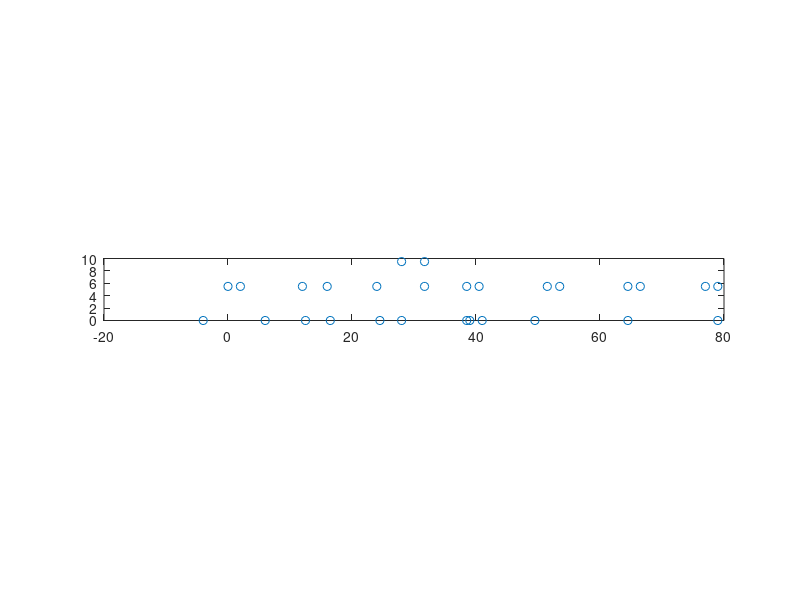

MATLAB code for this plot: (Note: this script raises an error after producing the figure.)
P=[
    [2,5.5],
    [12,5.5],
    [16,5.5],
    [24,5.5],
    [31.7,5.5],
    [38.5,5.5],
    [41,5.5],
    [51.5,5.5],
    [53.5,5.5],
    [64.5,5.5],
    [66.5,5.5],
    [77,5.5],
    [79,5.5],
    [0,0],
    [2,0],
    [12.5,0],
    [16.5,0],
    [24.5,0],
    [28,0],
    [38.5,0],
    [39,0],
    [41,0],
    [51.5,0],
    [53.5,0],
    [64.5,0],
    [66.5,0],
    [77,0],
    [79,0],
    [0,5.5],
    [31.7,9.5],
    [28,9.5]];
s=[["elevator_hall",30];
["elevator",31];
["401",14];
["402",15];
["403",16];
["404",17];
["405",18];
["406",19];
["407",21];
["408",22];
["409",23];
["410",24];
["411",25];
["412",26];
["413",27];
["414",28];
["415",12];
["416",11];
["417",10];
["418",9];
["419",8];
["420",7];
["421",4];
["422",3];
["423",2];
["424",1]];
M=[
    [0, 1, 0, 0, 0, 0, 0, 0, 0, 0, 0, 0, 0, 0, 1, 0, 0, 0, 0, 0, 0, 0, 0, 0, 0, 0, 0, 0, 0, 0, 0],
    [1, 0, 1, 0, 0, 0, 0, 0, 0, 0, 0, 0, 0, 0, 0, 0, 0, 0, 0, 0, 0, 0, 0, 0, 0, 0, 0, 0, 0, 0, 0],
    [0, 1, 0, 1, 0, 0, 0, 0, 0, 0, 0, 0, 0, 0, 0, 0, 0, 0, 0, 0, 0, 0, 0, 0, 0, 0, 0, 0, 0, 0, 0],
    [0, 0, 1, 0, 1, 0, 0, 0, 0, 0, 0, 0, 0, 0, 0, 0, 0, 0, 0, 0, 0, 0, 0, 0, 0, 0, 0, 0, 0, 0, 0],
    [0, 0, 0, 1, 0, 1, 0, 0, 0, 0, 0, 0, 0, 0, 0, 0, 0, 0, 0, 0, 0, 0, 0, 0, 0, 0, 0, 0, 0, 1, 0],
    [0, 0, 0, 0, 1, 0, 1, 0, 0, 0, 0, 0, 0, 0, 0, 0, 0, 0, 0, 0, 0, 0, 0, 0, 0, 0, 0, 0, 0, 0, 0],
    [0, 0, 0, 0, 0, 1, 0, 1, 0, 0, 0, 0, 0, 0, 0, 0, 0, 0, 0, 0, 1, 0, 0, 0, 0, 0, 0, 0, 0, 0, 0],
    [0, 0, 0, 0, 0, 0, 1, 0, 1, 0, 0, 0, 0, 0, 0, 0, 0, 0, 0, 0, 0, 0, 0, 0, 0, 0, 0, 0, 0, 0, 0],
    [0, 0, 0, 0, 0, 0, 0, 1, 0, 1, 0, 0, 0, 0, 0, 0, 0, 0, 0, 0, 0, 0, 0, 0, 0, 0, 0, 0, 0, 0, 0],
    [0, 0, 0, 0, 0, 0, 0, 0, 1, 0, 1, 0, 0, 0, 0, 0, 0, 0, 0, 0, 0, 0, 0, 0, 0, 0, 0, 0, 0, 0, 0],
    [0, 0, 0, 0, 0, 0, 0, 0, 0, 1, 0, 1, 0, 0, 0, 0, 0, 0, 0, 0, 0, 0, 0, 0, 0, 0, 0, 0, 0, 0, 0],
    [0, 0, 0, 0, 0, 0, 0, 0, 0, 0, 1, 0, 1, 0, 0, 0, 0, 0, 0, 0, 0, 0, 0, 0, 0, 0, 0, 0, 0, 0, 0],
    [0, 0, 0, 0, 0, 0, 0, 0, 0, 0, 0, 1, 0, 1, 0, 0, 0, 0, 0, 0, 0, 0, 0, 0, 0, 0, 0, 0, 0, 0, 0],
    [0, 0, 0, 0, 0, 0, 0, 0, 0, 0, 0, 0, 1, 0, 0, 0, 0, 0, 0, 0, 0, 0, 0, 0, 0, 0, 0, 0, 1, 0, 0],
    [1, 0, 0, 0, 0, 0, 0, 0, 0, 0, 0, 0, 0, 0, 0, 1, 0, 0, 0, 0, 0, 0, 0, 0, 0, 0, 0, 0, 0, 0, 0],
    [0, 0, 0, 0, 0, 0, 0, 0, 0, 0, 0, 0, 0, 0, 1, 0, 1, 0, 0, 0, 0, 0, 0, 0, 0, 0, 0, 0, 0, 0, 0],
    [0, 0, 0, 0, 0, 0, 0, 0, 0, 0, 0, 0, 0, 0, 0, 1, 0, 1, 0, 0, 0, 0, 0, 0, 0, 0, 0, 0, 0, 0, 0],
    [0, 0, 0, 0, 0, 0, 0, 0, 0, 0, 0, 0, 0, 0, 0, 0, 1, 0, 1, 0, 0, 0, 0, 0, 0, 0, 0, 0, 0, 0, 0],
    [0, 0, 0, 0, 0, 0, 0, 0, 0, 0, 0, 0, 0, 0, 0, 0, 0, 1, 0, 1, 0, 0, 0, 0, 0, 0, 0, 0, 0, 0, 0],
    [0, 0, 0, 0, 0, 0, 0, 0, 0, 0, 0, 0, 0, 0, 0, 0, 0, 0, 1, 0, 1, 0, 0, 0, 0, 0, 0, 0, 0, 0, 0],
    [0, 0, 0, 0, 0, 0, 1, 0, 0, 0, 0, 0, 0, 0, 0, 0, 0, 0, 0, 1, 0, 1, 0, 0, 0, 0, 0, 0, 0, 0, 0],
    [0, 0, 0, 0, 0, 0, 0, 0, 0, 0, 0, 0, 0, 0, 0, 0, 0, 0, 0, 0, 1, 0, 1, 0, 0, 0, 0, 0, 0, 0, 0],
    [0, 0, 0, 0, 0, 0, 0, 0, 0, 0, 0, 0, 0, 0, 0, 0, 0, 0, 0, 0, 0, 1, 0, 1, 0, 0, 0, 0, 0, 0, 0],
    [0, 0, 0, 0, 0, 0, 0, 0, 0, 0, 0, 0, 0, 0, 0, 0, 0, 0, 0, 0, 0, 0, 1, 0, 1, 0, 0, 0, 0, 0, 0],
    [0, 0, 0, 0, 0, 0, 0, 0, 0, 0, 0, 0, 0, 0, 0, 0, 0, 0, 0, 0, 0, 0, 0, 1, 0, 1, 0, 0, 0, 0, 0],
    [0, 0, 0, 0, 0, 0, 0, 0, 0, 0, 0, 0, 0, 0, 0, 0, 0, 0, 0, 0, 0, 0, 0, 0, 1, 0, 1, 0, 0, 0, 0],
    [0, 0, 0, 0, 0, 0, 0, 0, 0, 0, 0, 0, 0, 0, 0, 0, 0, 0, 0, 0, 0, 0, 0, 0, 0, 1, 0, 1, 0, 0, 0],
    [0, 0, 0, 0, 0, 0, 0, 0, 0, 0, 0, 0, 0, 0, 0, 0, 0, 0, 0, 0, 0, 0, 0, 0, 0, 0, 1, 0, 1, 0, 0],
    [0, 0, 0, 0, 0, 0, 0, 0, 0, 0, 0, 0, 0, 1, 0, 0, 0, 0, 0, 0, 0, 0, 0, 0, 0, 0, 0, 1, 0, 0, 0],
    [0, 0, 0, 0, 1, 0, 0, 0, 0, 0, 0, 0, 0, 0, 0, 0, 0, 0, 0, 0, 0, 0, 0, 0, 0, 0, 0, 0, 0, 0, 1],
    [0, 0, 0, 0, 0, 0, 0, 0, 0, 0, 0, 0, 0, 0, 0, 0, 0, 0, 0, 0, 0, 0, 0, 0, 0, 0, 0, 0, 0, 1, 0]]
%%
P = [[0,5.5];[2,5.5];[12,5.5];[16,5.5];[24,5.5];[31.7,5.5];[38.5,5.5];[40.5,5.5];[51.5,5.5];[53.5,5.5];[64.5,5.5];[66.5,5.5];[77,5.5];[79,5.5];[-4,0];[6,0];[12.5,0];[16.5,0];[24.5,0];[28,0];[38.5,0];[39,0];[41,0];[49.5,0];[64.5,0];[79,0];[31.7,9.5];[28,9.5]];
M = [
    [0, 1, 0, 0, 0, 0, 0, 0, 0, 0, 0, 0, 0, 0, 1, 0, 0, 0, 0, 0, 0, 0, 0, 0, 0, 0, 0, 0],
    [1, 0, 1, 0, 0, 0, 0, 0, 0, 0, 0, 0, 0, 0, 0, 0, 0, 0, 0, 0, 0, 0, 0, 0, 0, 0, 0, 0],
    [0, 1, 0, 1, 0, 0, 0, 0, 0, 0, 0, 0, 0, 0, 0, 0, 0, 0, 0, 0, 0, 0, 0, 0, 0, 0, 0, 0],
    [0, 0, 1, 0, 1, 0, 0, 0, 0, 0, 0, 0, 0, 0, 0, 0, 0, 0, 0, 0, 0, 0, 0, 0, 0, 0, 0, 0],
    [0, 0, 0, 1, 0, 1, 0, 0, 0, 0, 0, 0, 0, 0, 0, 0, 0, 0, 0, 0, 0, 0, 0, 0, 0, 0, 0, 0],
    [0, 0, 0, 0, 1, 0, 1, 0, 0, 0, 0, 0, 0, 0, 0, 0, 0, 0, 0, 0, 0, 0, 0, 0, 0, 0, 1, 0],
    [0, 0, 0, 0, 0, 1, 0, 1, 0, 0, 0, 0, 0, 0, 0, 0, 0, 0, 0, 0, 0, 1, 0, 0, 0, 0, 0, 0],
    [0, 0, 0, 0, 0, 0, 1, 0, 1, 0, 0, 0, 0, 0, 0, 0, 0, 0, 0, 0, 0, 0, 0, 0, 0, 0, 0, 0],
    [0, 0, 0, 0, 0, 0, 0, 1, 0, 1, 0, 0, 0, 0, 0, 0, 0, 0, 0, 0, 0, 0, 0, 0, 0, 0, 0, 0],
    [0, 0, 0, 0, 0, 0, 0, 0, 1, 0, 1, 0, 0, 0, 0, 0, 0, 0, 0, 0, 0, 0, 0, 0, 0, 0, 0, 0],
    [0, 0, 0, 0, 0, 0, 0, 0, 0, 1, 0, 1, 0, 0, 0, 0, 0, 0, 0, 0, 0, 0, 0, 0, 0, 0, 0, 0],
    [0, 0, 0, 0, 0, 0, 0, 0, 0, 0, 1, 0, 1, 0, 0, 0, 0, 0, 0, 0, 0, 0, 0, 0, 0, 0, 0, 0],
    [0, 0, 0, 0, 0, 0, 0, 0, 0, 0, 0, 1, 0, 1, 0, 0, 0, 0, 0, 0, 0, 0, 0, 0, 0, 0, 0, 0],
    [0, 0, 0, 0, 0, 0, 0, 0, 0, 0, 0, 0, 1, 0, 0, 0, 0, 0, 0, 0, 0, 0, 0, 0, 0, 1, 0, 0],
    [1, 0, 0, 0, 0, 0, 0, 0, 0, 0, 0, 0, 0, 0, 0, 1, 0, 0, 0, 0, 0, 0, 0, 0, 0, 0, 0, 0],
    [0, 0, 0, 0, 0, 0, 0, 0, 0, 0, 0, 0, 0, 0, 1, 0, 1, 0, 0, 0, 0, 0, 0, 0, 0, 0, 0, 0],
    [0, 0, 0, 0, 0, 0, 0, 0, 0, 0, 0, 0, 0, 0, 0, 1, 0, 1, 0, 0, 0, 0, 0, 0, 0, 0, 0, 0],
    [0, 0, 0, 0, 0, 0, 0, 0, 0, 0, 0, 0, 0, 0, 0, 0, 1, 0, 1, 0, 0, 0, 0, 0, 0, 0, 0, 0],
    [0, 0, 0, 0, 0, 0, 0, 0, 0, 0, 0, 0, 0, 0, 0, 0, 0, 1, 0, 1, 0, 0, 0, 0, 0, 0, 0, 0],
    [0, 0, 0, 0, 0, 0, 0, 0, 0, 0, 0, 0, 0, 0, 0, 0, 0, 0, 1, 0, 1, 0, 0, 0, 0, 0, 0, 0],
    [0, 0, 0, 0, 0, 0, 0, 0, 0, 0, 0, 0, 0, 0, 0, 0, 0, 0, 0, 1, 0, 1, 0, 0, 0, 0, 0, 0],
    [0, 0, 0, 0, 0, 0, 0, 0, 0, 0, 0, 0, 0, 0, 0, 0, 0, 0, 0, 0, 1, 0, 1, 0, 0, 0, 0, 0],
    [0, 0, 0, 0, 0, 0, 0, 0, 0, 0, 0, 0, 0, 0, 0, 0, 0, 0, 0, 0, 0, 1, 0, 1, 0, 0, 0, 0],
    [0, 0, 0, 0, 0, 0, 0, 0, 0, 0, 0, 0, 0, 0, 0, 0, 0, 0, 0, 0, 0, 0, 1, 0, 1, 0, 0, 0],
    [0, 0, 0, 0, 0, 0, 0, 0, 0, 0, 0, 0, 0, 0, 0, 0, 0, 0, 0, 0, 0, 0, 0, 1, 0, 1, 0, 0],
    [0, 0, 0, 0, 0, 0, 0, 0, 0, 0, 0, 0, 0, 1, 0, 0, 0, 0, 0, 0, 0, 0, 0, 0, 1, 0, 0, 0],
    [0, 0, 0, 0, 0, 1, 0, 0, 0, 0, 0, 0, 0, 0, 0, 0, 0, 0, 0, 0, 0, 0, 0, 0, 0, 0, 0, 1],
    [0, 0, 0, 0, 0, 0, 0, 0, 0, 0, 0, 0, 0, 0, 0, 0, 0, 0, 0, 0, 0, 0, 0, 0, 0, 0, 1, 0]];
s= [["elevator_hall",27];
["elevator",28];
["101",14];
["102",15];
["103",16];
["104",17];
["105",18];
["106",19];
["107",20];
["108",23];
["109",24];
["110",25];
["111",12];
["112",11];
["113",10];
["114",9];
["115",8];
["116",7];
["117",4];
["118",3];
["119",2];
["120",1];
["Faculty Office",1];
["Creative Center",11]];
%%
plot(P(:,1),P(:,2),'o');
daspect([1,1,1]);
text(P(double(s(:,2)),1),P(double(s(:,2)),2)-1,s(:,1));
text(P(double(s(:,2)),1),P(double(s(:,2)),2)+1,s(:,2),'Color','r');